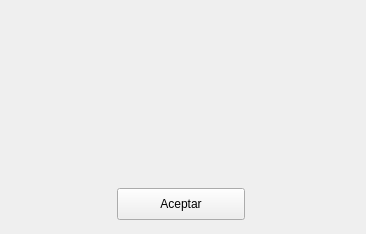
<?xml version="1.0" encoding="UTF-8"?>
<ui version="4.0">
 <class>About</class>
 <widget class="QWidget" name="About">
  <property name="geometry">
   <rect>
    <x>0</x>
    <y>0</y>
    <width>366</width>
    <height>234</height>
   </rect>
  </property>
  <property name="windowTitle">
   <string>Acerca de</string>
  </property>
  <widget class="QWidget" name="verticalLayoutWidget">
   <property name="geometry">
    <rect>
     <x>10</x>
     <y>10</y>
     <width>343</width>
     <height>212</height>
    </rect>
   </property>
   <layout class="QVBoxLayout" name="verticalLayout">
    <item>
     <layout class="QHBoxLayout" name="horizontalLayout">
      <item>
       <widget class="QLabel" name="label">
        <property name="maximumSize">
         <size>
          <width>300</width>
          <height>170</height>
         </size>
        </property>
        <property name="text">
         <string/>
        </property>
        <property name="pixmap">
         <pixmap resource="mh_res.qrc">:/images/boot.png</pixmap>
        </property>
        <property name="scaledContents">
         <bool>true</bool>
        </property>
        <property name="alignment">
         <set>Qt::AlignCenter</set>
        </property>
       </widget>
      </item>
     </layout>
    </item>
    <item>
     <layout class="QHBoxLayout" name="horizontalLayout_2">
      <item>
       <widget class="QPushButton" name="close_button">
        <property name="minimumSize">
         <size>
          <width>0</width>
          <height>32</height>
         </size>
        </property>
        <property name="maximumSize">
         <size>
          <width>128</width>
          <height>16777215</height>
         </size>
        </property>
        <property name="text">
         <string>Aceptar</string>
        </property>
       </widget>
      </item>
     </layout>
    </item>
   </layout>
  </widget>
 </widget>
 <resources>
  <include location="mh_res.qrc"/>
 </resources>
 <connections>
  <connection>
   <sender>close_button</sender>
   <signal>clicked()</signal>
   <receiver>About</receiver>
   <slot>close()</slot>
   <hints>
    <hint type="sourcelabel">
     <x>180</x>
     <y>203</y>
    </hint>
    <hint type="destinationlabel">
     <x>182</x>
     <y>116</y>
    </hint>
   </hints>
  </connection>
 </connections>
</ui>
